Frame 1 (no input): blank canvas, image omitted
Frame 60 (the mouse pressed at the canvas centre just before this capture): blank canvas, image omitted
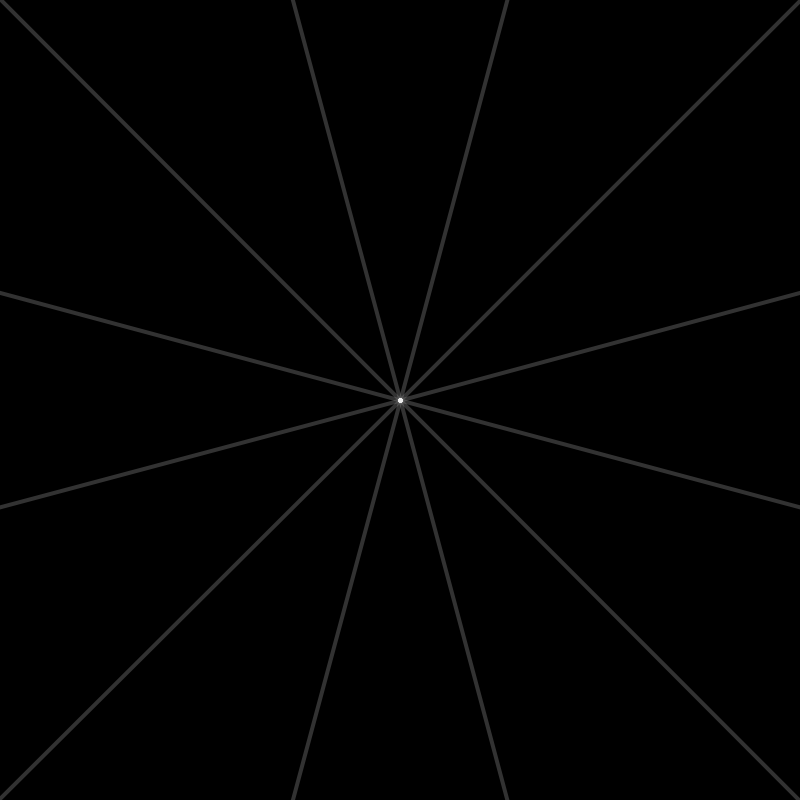
Frame 120 (the mouse held since frame 60 and released just before this capture)

The Processing sketch whose frames 1 and 60 were blank and that drew this single picture after the mouse press (run headless with seeded random() and noise(); from frame 60 on, the mouse is pressed at the canvas centre):

// Processing sketch: Kaleidoscope
// ── Kaleidoscope.pde
int symmetry = 6;
int angle = 360 / symmetry;
float strokeSize = 4; // use + and - keys to change instead of slider
float xoff;
// press s to save
// press c to clear

void setup() {
  size(800, 800);
  background(0);
  colorMode(HSB);
}

void keyPressed() {
  if (key == 's' || key == 'S') {
    save("snowflake.png");
    println("snowflake saved!");
  } else if (key == 'c' || key == 'C') {
    background(127);
  }
}

void draw() {
  translate(width / 2, height / 2);
  
  int mx = mouseX - width / 2;
  int my = mouseY - height / 2;
  int pmx = pmouseX - width / 2;
  int pmy = pmouseY - height / 2;
  
  if (mousePressed) {
    int hu = int(map(sin(radians(xoff)), -1, 1, 0, 255));
   //float dist = sqrt(sq(mouseY - height/2) + sq(mouseX - width/2));
    xoff += 1;
    stroke(hu, 100);
    //stroke(map(dist, 0, sqrt(sq(width/2) * 2), 0, 255), 255, 255);
    
    for (int i = 0; i < symmetry; i++) {
      rotate(radians(angle));
      
      // float d = dist(mx, my, pmx, pmy);
      // float sw = map(d, 0, 16, 16, 2);
      float sw = strokeSize;
      strokeWeight(sw);
      
      line(mx, my, pmx, pmy);
      
      push();
      scale(1, -1);
      line(mx, my, pmx, pmy);
      pop();
    }
  }
  
  if (keyPressed) {
    if (key == '+' || key == '=') {
      strokeSize = constrain(strokeSize + 0.1, 1, 32);
      println("strokeSize is " + strokeSize);
    } else if (key == '-' || key == '_') {
      strokeSize = constrain(strokeSize - 0.1, 1, 32);
      println("strokeSize is " + strokeSize);
    }
  }
}
